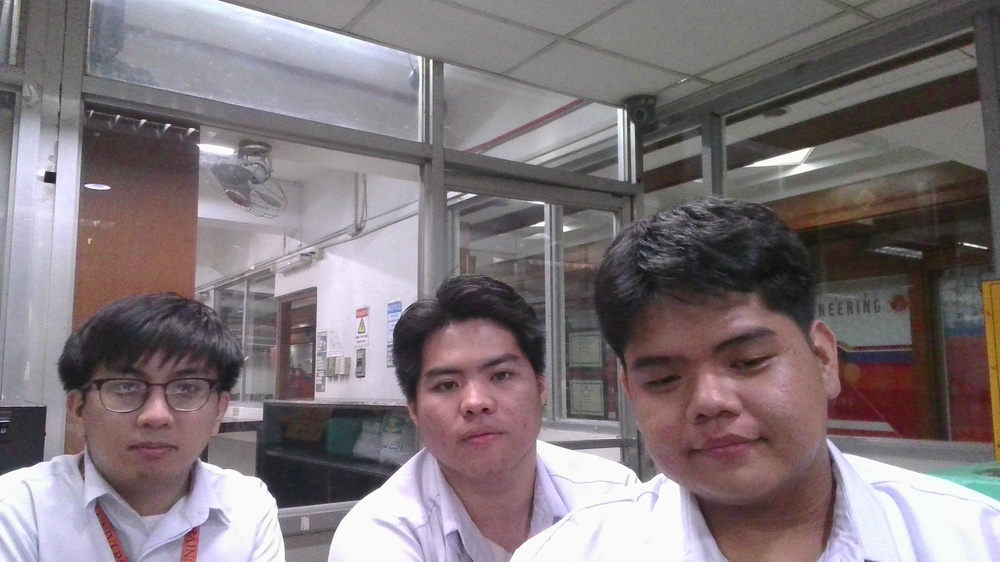
#> input picture MLP Lab 4/HOI.jpg, 1000 x 562 px, shrunk from 2560 x 1440 before the run
$ python Canny.py
#> lines starting #> are read from the running program, lines starting #| are printed output that depends on the picture
import cv2 as cv
from matplotlib import pyplot as plt

# Read the image
img = cv.imread("HOI.jpg")
#> img is the input picture: shape (562, 1000, 3); mean B, G, R 121.9, 118.1, 127.7
img_color = cv.cvtColor(img, cv.COLOR_BGR2RGB)  # Convert BGR to RGB for displaying with Matplotlib

# Apply Canny edge detection
edges = cv.Canny(img_color, 100, 200)  # Apply Canny edge detection with thresholds 100 and 200
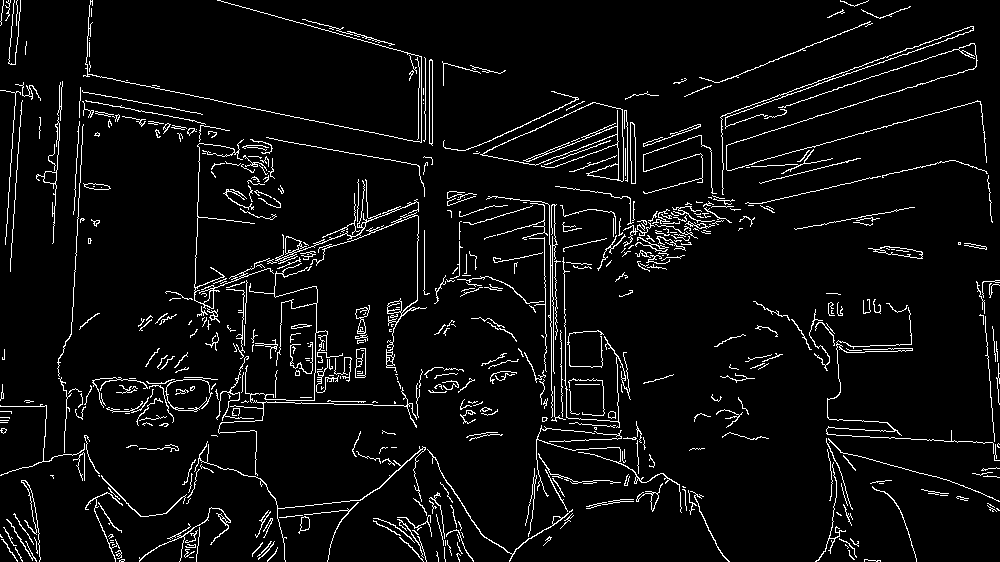
#> edges: shape (562, 1000); 5.3% white in thin lines or dots

# Plot the images
plt.figure(figsize=(10, 5))

plt.subplot(121)
plt.imshow(img_color)  # Display the original image
plt.title('Original')
plt.axis("off")  # Hide axis

plt.subplot(122)
plt.imshow(edges, cmap='gray')  # Display the detected edges
plt.title('Canny Edges')
plt.axis("off")  # Hide axis

plt.show()  # Show the plot with both images
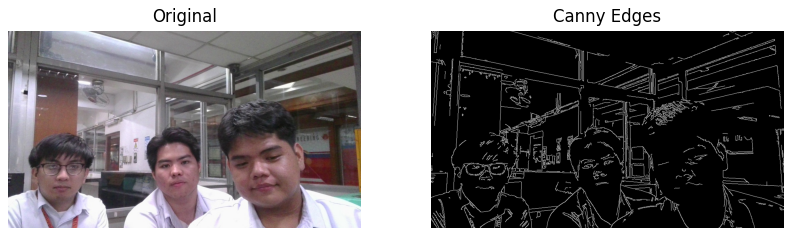
#> figure drawn by matplotlib, 2 panels
